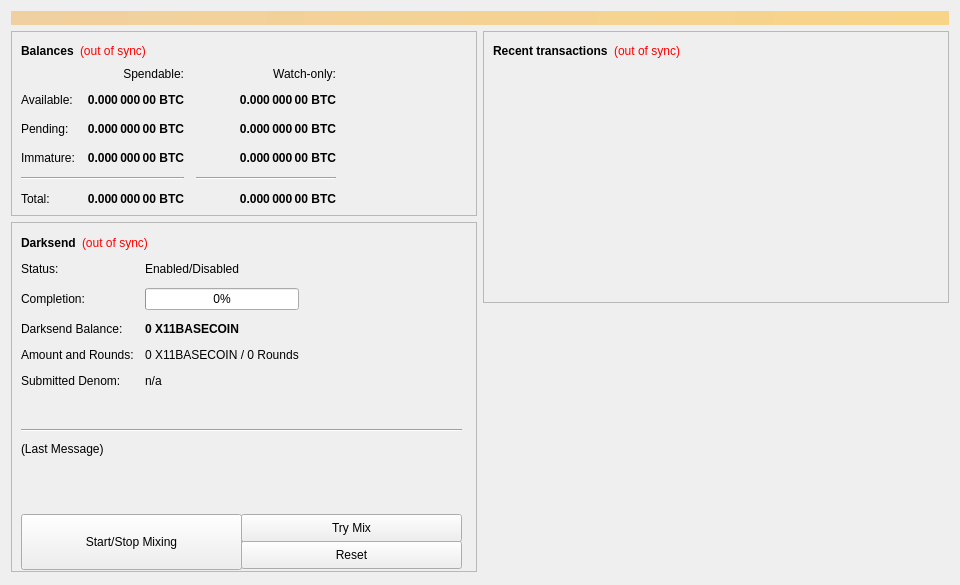
<?xml version="1.0" encoding="UTF-8"?>
<ui version="4.0">
 <class>OverviewPage</class>
 <widget class="QWidget" name="OverviewPage">
  <property name="geometry">
   <rect>
    <x>0</x>
    <y>0</y>
    <width>960</width>
    <height>585</height>
   </rect>
  </property>
  <property name="minimumSize">
   <size>
    <width>960</width>
    <height>0</height>
   </size>
  </property>
  <property name="windowTitle">
   <string>Form</string>
  </property>
  <layout class="QVBoxLayout" name="topLayout">
   <item>
    <widget class="QLabel" name="labelAlerts">
     <property name="visible">
      <bool>false</bool>
     </property>
     <property name="styleSheet">
      <string notr="true">background-color: qlineargradient(x1: 0, y1: 0, x2: 1, y2: 0, stop:0 #F0D0A0, stop:1 #F8D488); color:#000000;</string>
     </property>
     <property name="wordWrap">
      <bool>true</bool>
     </property>
     <property name="margin">
      <number>3</number>
     </property>
    </widget>
   </item>
   <item>
    <layout class="QHBoxLayout" name="horizontalLayout" stretch="1,1">
     <item>
      <layout class="QVBoxLayout" name="verticalLayout_2">
       <item>
        <widget class="QFrame" name="frame">
         <property name="frameShape">
          <enum>QFrame::StyledPanel</enum>
         </property>
         <property name="frameShadow">
          <enum>QFrame::Raised</enum>
         </property>
         <layout class="QVBoxLayout" name="verticalLayout_4">
          <item>
           <layout class="QHBoxLayout" name="horizontalLayout_4">
            <item>
             <widget class="QLabel" name="label_5">
              <property name="font">
               <font>
                <weight>75</weight>
                <bold>true</bold>
               </font>
              </property>
              <property name="text">
               <string>Balances</string>
              </property>
             </widget>
            </item>
            <item>
             <widget class="QLabel" name="labelWalletStatus">
              <property name="cursor">
               <cursorShape>WhatsThisCursor</cursorShape>
              </property>
              <property name="toolTip">
               <string>The displayed information may be out of date. Your wallet automatically synchronizes with the X11BaseCoin network after a connection is established, but this process has not completed yet.</string>
              </property>
              <property name="styleSheet">
               <string notr="true">QLabel { color: red; }</string>
              </property>
              <property name="text">
               <string notr="true">(out of sync)</string>
              </property>
              <property name="alignment">
               <set>Qt::AlignLeading|Qt::AlignLeft|Qt::AlignVCenter</set>
              </property>
             </widget>
            </item>
            <item>
             <spacer name="horizontalSpacer_3">
              <property name="orientation">
               <enum>Qt::Horizontal</enum>
              </property>
              <property name="sizeHint" stdset="0">
               <size>
                <width>40</width>
                <height>20</height>
               </size>
              </property>
             </spacer>
            </item>
           </layout>
          </item>
          <item>
           <layout class="QGridLayout" name="gridLayout">
            <property name="spacing">
             <number>12</number>
            </property>
            <item row="2" column="2">
             <widget class="QLabel" name="labelWatchPending">
              <property name="font">
               <font>
                <weight>75</weight>
                <bold>true</bold>
               </font>
              </property>
              <property name="cursor">
               <cursorShape>IBeamCursor</cursorShape>
              </property>
              <property name="toolTip">
               <string>Unconfirmed transactions to watch-only addresses</string>
              </property>
              <property name="text">
               <string notr="true">0.000 000 00 BTC</string>
              </property>
              <property name="alignment">
               <set>Qt::AlignRight|Qt::AlignTrailing|Qt::AlignVCenter</set>
              </property>
              <property name="textInteractionFlags">
               <set>Qt::LinksAccessibleByMouse|Qt::TextSelectableByKeyboard|Qt::TextSelectableByMouse</set>
              </property>
             </widget>
            </item>
            <item row="2" column="1">
             <widget class="QLabel" name="labelUnconfirmed">
              <property name="font">
               <font>
                <weight>75</weight>
                <bold>true</bold>
               </font>
              </property>
              <property name="cursor">
               <cursorShape>IBeamCursor</cursorShape>
              </property>
              <property name="toolTip">
               <string>Total of transactions that have yet to be confirmed, and do not yet count toward the spendable balance</string>
              </property>
              <property name="text">
               <string notr="true">0.000 000 00 BTC</string>
              </property>
              <property name="alignment">
               <set>Qt::AlignRight|Qt::AlignTrailing|Qt::AlignVCenter</set>
              </property>
              <property name="textInteractionFlags">
               <set>Qt::LinksAccessibleByMouse|Qt::TextSelectableByKeyboard|Qt::TextSelectableByMouse</set>
              </property>
             </widget>
            </item>
            <item row="3" column="2">
             <widget class="QLabel" name="labelWatchImmature">
              <property name="font">
               <font>
                <weight>75</weight>
                <bold>true</bold>
               </font>
              </property>
              <property name="cursor">
               <cursorShape>IBeamCursor</cursorShape>
              </property>
              <property name="toolTip">
               <string>Mined balance in watch-only addresses that has not yet matured</string>
              </property>
              <property name="text">
               <string notr="true">0.000 000 00 BTC</string>
              </property>
              <property name="alignment">
               <set>Qt::AlignRight|Qt::AlignTrailing|Qt::AlignVCenter</set>
              </property>
              <property name="textInteractionFlags">
               <set>Qt::LinksAccessibleByMouse|Qt::TextSelectableByKeyboard|Qt::TextSelectableByMouse</set>
              </property>
             </widget>
            </item>
            <item row="4" column="0" colspan="2">
             <widget class="Line" name="lineSpendableBalance">
              <property name="orientation">
               <enum>Qt::Horizontal</enum>
              </property>
             </widget>
            </item>
            <item row="4" column="2">
             <widget class="Line" name="lineWatchBalance">
              <property name="sizePolicy">
               <sizepolicy hsizetype="Preferred" vsizetype="Fixed">
                <horstretch>0</horstretch>
                <verstretch>0</verstretch>
               </sizepolicy>
              </property>
              <property name="minimumSize">
               <size>
                <width>140</width>
                <height>0</height>
               </size>
              </property>
              <property name="orientation">
               <enum>Qt::Horizontal</enum>
              </property>
             </widget>
            </item>
            <item row="5" column="0">
             <widget class="QLabel" name="labelTotalText">
              <property name="text">
               <string>Total:</string>
              </property>
             </widget>
            </item>
            <item row="3" column="1">
             <widget class="QLabel" name="labelImmature">
              <property name="font">
               <font>
                <weight>75</weight>
                <bold>true</bold>
               </font>
              </property>
              <property name="cursor">
               <cursorShape>IBeamCursor</cursorShape>
              </property>
              <property name="toolTip">
               <string>Mined balance that has not yet matured</string>
              </property>
              <property name="text">
               <string notr="true">0.000 000 00 BTC</string>
              </property>
              <property name="alignment">
               <set>Qt::AlignRight|Qt::AlignTrailing|Qt::AlignVCenter</set>
              </property>
              <property name="textInteractionFlags">
               <set>Qt::LinksAccessibleByMouse|Qt::TextSelectableByKeyboard|Qt::TextSelectableByMouse</set>
              </property>
             </widget>
            </item>
            <item row="2" column="3">
             <spacer name="horizontalSpacer_2">
              <property name="orientation">
               <enum>Qt::Horizontal</enum>
              </property>
              <property name="sizeHint" stdset="0">
               <size>
                <width>40</width>
                <height>20</height>
               </size>
              </property>
             </spacer>
            </item>
            <item row="3" column="0">
             <widget class="QLabel" name="labelImmatureText">
              <property name="text">
               <string>Immature:</string>
              </property>
             </widget>
            </item>
            <item row="5" column="1">
             <widget class="QLabel" name="labelTotal">
              <property name="font">
               <font>
                <weight>75</weight>
                <bold>true</bold>
               </font>
              </property>
              <property name="cursor">
               <cursorShape>IBeamCursor</cursorShape>
              </property>
              <property name="toolTip">
               <string>Your current total balance</string>
              </property>
              <property name="text">
               <string notr="true">0.000 000 00 BTC</string>
              </property>
              <property name="alignment">
               <set>Qt::AlignRight|Qt::AlignTrailing|Qt::AlignVCenter</set>
              </property>
              <property name="textInteractionFlags">
               <set>Qt::LinksAccessibleByMouse|Qt::TextSelectableByKeyboard|Qt::TextSelectableByMouse</set>
              </property>
             </widget>
            </item>
            <item row="5" column="2">
             <widget class="QLabel" name="labelWatchTotal">
              <property name="font">
               <font>
                <weight>75</weight>
                <bold>true</bold>
               </font>
              </property>
              <property name="cursor">
               <cursorShape>IBeamCursor</cursorShape>
              </property>
              <property name="toolTip">
               <string>Current total balance in watch-only addresses</string>
              </property>
              <property name="text">
               <string notr="true">0.000 000 00 BTC</string>
              </property>
              <property name="alignment">
               <set>Qt::AlignRight|Qt::AlignTrailing|Qt::AlignVCenter</set>
              </property>
              <property name="textInteractionFlags">
               <set>Qt::LinksAccessibleByMouse|Qt::TextSelectableByKeyboard|Qt::TextSelectableByMouse</set>
              </property>
             </widget>
            </item>
            <item row="0" column="2">
             <widget class="QLabel" name="labelWatchonly">
              <property name="text">
               <string>Watch-only:</string>
              </property>
              <property name="alignment">
               <set>Qt::AlignRight|Qt::AlignTrailing|Qt::AlignVCenter</set>
              </property>
             </widget>
            </item>
            <item row="1" column="0">
             <widget class="QLabel" name="labelBalanceText">
              <property name="text">
               <string>Available:</string>
              </property>
             </widget>
            </item>
            <item row="1" column="1">
             <widget class="QLabel" name="labelBalance">
              <property name="font">
               <font>
                <weight>75</weight>
                <bold>true</bold>
               </font>
              </property>
              <property name="cursor">
               <cursorShape>IBeamCursor</cursorShape>
              </property>
              <property name="toolTip">
               <string>Your current spendable balance</string>
              </property>
              <property name="text">
               <string notr="true">0.000 000 00 BTC</string>
              </property>
              <property name="alignment">
               <set>Qt::AlignRight|Qt::AlignTrailing|Qt::AlignVCenter</set>
              </property>
              <property name="textInteractionFlags">
               <set>Qt::LinksAccessibleByMouse|Qt::TextSelectableByKeyboard|Qt::TextSelectableByMouse</set>
              </property>
             </widget>
            </item>
            <item row="1" column="2">
             <widget class="QLabel" name="labelWatchAvailable">
              <property name="font">
               <font>
                <weight>75</weight>
                <bold>true</bold>
               </font>
              </property>
              <property name="cursor">
               <cursorShape>IBeamCursor</cursorShape>
              </property>
              <property name="toolTip">
               <string>Your current balance in watch-only addresses</string>
              </property>
              <property name="text">
               <string notr="true">0.000 000 00 BTC</string>
              </property>
              <property name="alignment">
               <set>Qt::AlignRight|Qt::AlignTrailing|Qt::AlignVCenter</set>
              </property>
              <property name="textInteractionFlags">
               <set>Qt::LinksAccessibleByMouse|Qt::TextSelectableByKeyboard|Qt::TextSelectableByMouse</set>
              </property>
             </widget>
            </item>
            <item row="2" column="0">
             <widget class="QLabel" name="labelPendingText">
              <property name="text">
               <string>Pending:</string>
              </property>
             </widget>
            </item>
            <item row="0" column="1">
             <widget class="QLabel" name="labelSpendable">
              <property name="text">
               <string>Spendable:</string>
              </property>
              <property name="alignment">
               <set>Qt::AlignRight|Qt::AlignTrailing|Qt::AlignVCenter</set>
              </property>
             </widget>
            </item>
           </layout>
          </item>
         </layout>
        </widget>
       </item>
       <item>
        <widget class="QFrame" name="frameDarksend">
         <property name="minimumSize">
          <size>
           <width>0</width>
           <height>350</height>
          </size>
         </property>
         <property name="layoutDirection">
          <enum>Qt::LeftToRight</enum>
         </property>
         <property name="frameShape">
          <enum>QFrame::StyledPanel</enum>
         </property>
         <property name="frameShadow">
          <enum>QFrame::Raised</enum>
         </property>
         <widget class="QWidget" name="formLayoutWidget">
          <property name="geometry">
           <rect>
            <x>10</x>
            <y>40</y>
            <width>451</width>
            <height>161</height>
           </rect>
          </property>
          <layout class="QFormLayout" name="formLayout">
           <property name="fieldGrowthPolicy">
            <enum>QFormLayout::AllNonFixedFieldsGrow</enum>
           </property>
           <property name="horizontalSpacing">
            <number>11</number>
           </property>
           <property name="verticalSpacing">
            <number>12</number>
           </property>
           <item row="0" column="0">
            <widget class="QLabel" name="label_6">
             <property name="text">
              <string>Status:</string>
             </property>
            </widget>
           </item>
           <item row="1" column="0">
            <widget class="QLabel" name="label_7">
             <property name="text">
              <string>Completion:</string>
             </property>
            </widget>
           </item>
           <item row="1" column="1">
            <widget class="QProgressBar" name="darksendProgress">
             <property name="maximumSize">
              <size>
               <width>154</width>
               <height>16777215</height>
              </size>
             </property>
             <property name="value">
              <number>0</number>
             </property>
            </widget>
           </item>
           <item row="2" column="0">
            <widget class="QLabel" name="labelAnonymizedText">
             <property name="text">
              <string>Darksend Balance:</string>
             </property>
            </widget>
           </item>
           <item row="2" column="1">
            <widget class="QLabel" name="labelAnonymized">
             <property name="font">
              <font>
               <weight>75</weight>
               <bold>true</bold>
              </font>
             </property>
             <property name="text">
              <string notr="true">0 X11BASECOIN</string>
             </property>
            </widget>
           </item>
           <item row="3" column="0">
            <widget class="QLabel" name="label_8">
             <property name="text">
              <string>Amount and Rounds:</string>
             </property>
            </widget>
           </item>
           <item row="3" column="1">
            <widget class="QLabel" name="labelAmountRounds">
             <property name="text">
              <string>0 X11BASECOIN / 0 Rounds</string>
             </property>
            </widget>
           </item>
           <item row="4" column="0">
            <widget class="QLabel" name="label_9">
             <property name="text">
              <string>Submitted Denom:</string>
             </property>
            </widget>
           </item>
           <item row="4" column="1">
            <widget class="QLabel" name="labelSubmittedDenom">
             <property name="toolTip">
              <string>The denominations you submitted to the Masternode.&lt;br&gt;To mix, other users must submit the exact same denominations.</string>
             </property>
             <property name="text">
              <string>n/a</string>
             </property>
            </widget>
           </item>
           <item row="0" column="1">
            <widget class="QLabel" name="darksendEnabled">
             <property name="text">
              <string>Enabled/Disabled</string>
             </property>
            </widget>
           </item>
          </layout>
         </widget>
         <widget class="QPushButton" name="runAutoDenom">
          <property name="geometry">
           <rect>
            <x>251</x>
            <y>17</y>
            <width>1</width>
            <height>1</height>
           </rect>
          </property>
          <property name="palette">
           <palette>
            <active>
             <colorrole role="WindowText">
              <brush brushstyle="SolidPattern">
               <color alpha="255">
                <red>0</red>
                <green>0</green>
                <blue>0</blue>
               </color>
              </brush>
             </colorrole>
             <colorrole role="Button">
              <brush brushstyle="SolidPattern">
               <color alpha="255">
                <red>239</red>
                <green>238</green>
                <blue>238</blue>
               </color>
              </brush>
             </colorrole>
             <colorrole role="Light">
              <brush brushstyle="SolidPattern">
               <color alpha="255">
                <red>255</red>
                <green>255</green>
                <blue>255</blue>
               </color>
              </brush>
             </colorrole>
             <colorrole role="Midlight">
              <brush brushstyle="SolidPattern">
               <color alpha="255">
                <red>247</red>
                <green>246</green>
                <blue>246</blue>
               </color>
              </brush>
             </colorrole>
             <colorrole role="Dark">
              <brush brushstyle="SolidPattern">
               <color alpha="255">
                <red>119</red>
                <green>119</green>
                <blue>119</blue>
               </color>
              </brush>
             </colorrole>
             <colorrole role="Mid">
              <brush brushstyle="SolidPattern">
               <color alpha="255">
                <red>159</red>
                <green>159</green>
                <blue>159</blue>
               </color>
              </brush>
             </colorrole>
             <colorrole role="Text">
              <brush brushstyle="SolidPattern">
               <color alpha="255">
                <red>0</red>
                <green>0</green>
                <blue>0</blue>
               </color>
              </brush>
             </colorrole>
             <colorrole role="BrightText">
              <brush brushstyle="SolidPattern">
               <color alpha="255">
                <red>255</red>
                <green>255</green>
                <blue>255</blue>
               </color>
              </brush>
             </colorrole>
             <colorrole role="ButtonText">
              <brush brushstyle="SolidPattern">
               <color alpha="255">
                <red>0</red>
                <green>0</green>
                <blue>0</blue>
               </color>
              </brush>
             </colorrole>
             <colorrole role="Base">
              <brush brushstyle="SolidPattern">
               <color alpha="255">
                <red>255</red>
                <green>255</green>
                <blue>255</blue>
               </color>
              </brush>
             </colorrole>
             <colorrole role="Window">
              <brush brushstyle="SolidPattern">
               <color alpha="255">
                <red>239</red>
                <green>238</green>
                <blue>238</blue>
               </color>
              </brush>
             </colorrole>
             <colorrole role="Shadow">
              <brush brushstyle="SolidPattern">
               <color alpha="255">
                <red>0</red>
                <green>0</green>
                <blue>0</blue>
               </color>
              </brush>
             </colorrole>
             <colorrole role="AlternateBase">
              <brush brushstyle="SolidPattern">
               <color alpha="255">
                <red>247</red>
                <green>246</green>
                <blue>246</blue>
               </color>
              </brush>
             </colorrole>
             <colorrole role="ToolTipBase">
              <brush brushstyle="SolidPattern">
               <color alpha="255">
                <red>255</red>
                <green>255</green>
                <blue>220</blue>
               </color>
              </brush>
             </colorrole>
             <colorrole role="ToolTipText">
              <brush brushstyle="SolidPattern">
               <color alpha="255">
                <red>0</red>
                <green>0</green>
                <blue>0</blue>
               </color>
              </brush>
             </colorrole>
            </active>
            <inactive>
             <colorrole role="WindowText">
              <brush brushstyle="SolidPattern">
               <color alpha="255">
                <red>0</red>
                <green>0</green>
                <blue>0</blue>
               </color>
              </brush>
             </colorrole>
             <colorrole role="Button">
              <brush brushstyle="SolidPattern">
               <color alpha="255">
                <red>239</red>
                <green>238</green>
                <blue>238</blue>
               </color>
              </brush>
             </colorrole>
             <colorrole role="Light">
              <brush brushstyle="SolidPattern">
               <color alpha="255">
                <red>255</red>
                <green>255</green>
                <blue>255</blue>
               </color>
              </brush>
             </colorrole>
             <colorrole role="Midlight">
              <brush brushstyle="SolidPattern">
               <color alpha="255">
                <red>247</red>
                <green>246</green>
                <blue>246</blue>
               </color>
              </brush>
             </colorrole>
             <colorrole role="Dark">
              <brush brushstyle="SolidPattern">
               <color alpha="255">
                <red>119</red>
                <green>119</green>
                <blue>119</blue>
               </color>
              </brush>
             </colorrole>
             <colorrole role="Mid">
              <brush brushstyle="SolidPattern">
               <color alpha="255">
                <red>159</red>
                <green>159</green>
                <blue>159</blue>
               </color>
              </brush>
             </colorrole>
             <colorrole role="Text">
              <brush brushstyle="SolidPattern">
               <color alpha="255">
                <red>0</red>
                <green>0</green>
                <blue>0</blue>
               </color>
              </brush>
             </colorrole>
             <colorrole role="BrightText">
              <brush brushstyle="SolidPattern">
               <color alpha="255">
                <red>255</red>
                <green>255</green>
                <blue>255</blue>
               </color>
              </brush>
             </colorrole>
             <colorrole role="ButtonText">
              <brush brushstyle="SolidPattern">
               <color alpha="255">
                <red>0</red>
                <green>0</green>
                <blue>0</blue>
               </color>
              </brush>
             </colorrole>
             <colorrole role="Base">
              <brush brushstyle="SolidPattern">
               <color alpha="255">
                <red>255</red>
                <green>255</green>
                <blue>255</blue>
               </color>
              </brush>
             </colorrole>
             <colorrole role="Window">
              <brush brushstyle="SolidPattern">
               <color alpha="255">
                <red>239</red>
                <green>238</green>
                <blue>238</blue>
               </color>
              </brush>
             </colorrole>
             <colorrole role="Shadow">
              <brush brushstyle="SolidPattern">
               <color alpha="255">
                <red>0</red>
                <green>0</green>
                <blue>0</blue>
               </color>
              </brush>
             </colorrole>
             <colorrole role="AlternateBase">
              <brush brushstyle="SolidPattern">
               <color alpha="255">
                <red>247</red>
                <green>246</green>
                <blue>246</blue>
               </color>
              </brush>
             </colorrole>
             <colorrole role="ToolTipBase">
              <brush brushstyle="SolidPattern">
               <color alpha="255">
                <red>255</red>
                <green>255</green>
                <blue>220</blue>
               </color>
              </brush>
             </colorrole>
             <colorrole role="ToolTipText">
              <brush brushstyle="SolidPattern">
               <color alpha="255">
                <red>0</red>
                <green>0</green>
                <blue>0</blue>
               </color>
              </brush>
             </colorrole>
            </inactive>
            <disabled>
             <colorrole role="WindowText">
              <brush brushstyle="SolidPattern">
               <color alpha="255">
                <red>119</red>
                <green>119</green>
                <blue>119</blue>
               </color>
              </brush>
             </colorrole>
             <colorrole role="Button">
              <brush brushstyle="SolidPattern">
               <color alpha="255">
                <red>239</red>
                <green>238</green>
                <blue>238</blue>
               </color>
              </brush>
             </colorrole>
             <colorrole role="Light">
              <brush brushstyle="SolidPattern">
               <color alpha="255">
                <red>255</red>
                <green>255</green>
                <blue>255</blue>
               </color>
              </brush>
             </colorrole>
             <colorrole role="Midlight">
              <brush brushstyle="SolidPattern">
               <color alpha="255">
                <red>247</red>
                <green>246</green>
                <blue>246</blue>
               </color>
              </brush>
             </colorrole>
             <colorrole role="Dark">
              <brush brushstyle="SolidPattern">
               <color alpha="255">
                <red>119</red>
                <green>119</green>
                <blue>119</blue>
               </color>
              </brush>
             </colorrole>
             <colorrole role="Mid">
              <brush brushstyle="SolidPattern">
               <color alpha="255">
                <red>159</red>
                <green>159</green>
                <blue>159</blue>
               </color>
              </brush>
             </colorrole>
             <colorrole role="Text">
              <brush brushstyle="SolidPattern">
               <color alpha="255">
                <red>119</red>
                <green>119</green>
                <blue>119</blue>
               </color>
              </brush>
             </colorrole>
             <colorrole role="BrightText">
              <brush brushstyle="SolidPattern">
               <color alpha="255">
                <red>255</red>
                <green>255</green>
                <blue>255</blue>
               </color>
              </brush>
             </colorrole>
             <colorrole role="ButtonText">
              <brush brushstyle="SolidPattern">
               <color alpha="255">
                <red>119</red>
                <green>119</green>
                <blue>119</blue>
               </color>
              </brush>
             </colorrole>
             <colorrole role="Base">
              <brush brushstyle="SolidPattern">
               <color alpha="255">
                <red>239</red>
                <green>238</green>
                <blue>238</blue>
               </color>
              </brush>
             </colorrole>
             <colorrole role="Window">
              <brush brushstyle="SolidPattern">
               <color alpha="255">
                <red>239</red>
                <green>238</green>
                <blue>238</blue>
               </color>
              </brush>
             </colorrole>
             <colorrole role="Shadow">
              <brush brushstyle="SolidPattern">
               <color alpha="255">
                <red>0</red>
                <green>0</green>
                <blue>0</blue>
               </color>
              </brush>
             </colorrole>
             <colorrole role="AlternateBase">
              <brush brushstyle="SolidPattern">
               <color alpha="255">
                <red>239</red>
                <green>238</green>
                <blue>238</blue>
               </color>
              </brush>
             </colorrole>
             <colorrole role="ToolTipBase">
              <brush brushstyle="SolidPattern">
               <color alpha="255">
                <red>255</red>
                <green>255</green>
                <blue>220</blue>
               </color>
              </brush>
             </colorrole>
             <colorrole role="ToolTipText">
              <brush brushstyle="SolidPattern">
               <color alpha="255">
                <red>0</red>
                <green>0</green>
                <blue>0</blue>
               </color>
              </brush>
             </colorrole>
            </disabled>
           </palette>
          </property>
          <property name="focusPolicy">
           <enum>Qt::NoFocus</enum>
          </property>
          <property name="autoFillBackground">
           <bool>true</bool>
          </property>
          <property name="text">
           <string/>
          </property>
          <property name="flat">
           <bool>true</bool>
          </property>
         </widget>
         <widget class="QPushButton" name="toggleDarksend">
          <property name="geometry">
           <rect>
            <x>10</x>
            <y>292</y>
            <width>221</width>
            <height>56</height>
           </rect>
          </property>
          <property name="sizePolicy">
           <sizepolicy hsizetype="MinimumExpanding" vsizetype="Fixed">
            <horstretch>0</horstretch>
            <verstretch>0</verstretch>
           </sizepolicy>
          </property>
          <property name="text">
           <string>Start/Stop Mixing</string>
          </property>
         </widget>
         <widget class="Line" name="lineLastMessage">
          <property name="geometry">
           <rect>
            <x>10</x>
            <y>200</y>
            <width>441</width>
            <height>16</height>
           </rect>
          </property>
          <property name="orientation">
           <enum>Qt::Horizontal</enum>
          </property>
         </widget>
         <widget class="QLabel" name="darksendStatus">
          <property name="geometry">
           <rect>
            <x>10</x>
            <y>220</y>
            <width>451</width>
            <height>61</height>
           </rect>
          </property>
          <property name="minimumSize">
           <size>
            <width>288</width>
            <height>43</height>
           </size>
          </property>
          <property name="text">
           <string>(Last Message)</string>
          </property>
          <property name="alignment">
           <set>Qt::AlignLeading|Qt::AlignLeft|Qt::AlignTop</set>
          </property>
          <property name="wordWrap">
           <bool>true</bool>
          </property>
         </widget>
         <widget class="QPushButton" name="darksendAuto">
          <property name="geometry">
           <rect>
            <x>230</x>
            <y>292</y>
            <width>221</width>
            <height>28</height>
           </rect>
          </property>
          <property name="sizePolicy">
           <sizepolicy hsizetype="MinimumExpanding" vsizetype="Fixed">
            <horstretch>0</horstretch>
            <verstretch>0</verstretch>
           </sizepolicy>
          </property>
          <property name="toolTip">
           <string>Try to manually submit a Darksend request.</string>
          </property>
          <property name="text">
           <string>Try Mix</string>
          </property>
         </widget>
         <widget class="QPushButton" name="darksendReset">
          <property name="geometry">
           <rect>
            <x>230</x>
            <y>319</y>
            <width>221</width>
            <height>28</height>
           </rect>
          </property>
          <property name="sizePolicy">
           <sizepolicy hsizetype="MinimumExpanding" vsizetype="Fixed">
            <horstretch>0</horstretch>
            <verstretch>0</verstretch>
           </sizepolicy>
          </property>
          <property name="toolTip">
           <string>Reset the current status of Darksend (can interrupt Darksend if it's in the process of Mixing, which can cost you money!)</string>
          </property>
          <property name="autoFillBackground">
           <bool>false</bool>
          </property>
          <property name="text">
           <string>Reset</string>
          </property>
         </widget>
         <widget class="QWidget" name="layoutWidget">
          <property name="geometry">
           <rect>
            <x>10</x>
            <y>10</y>
            <width>431</width>
            <height>22</height>
           </rect>
          </property>
          <layout class="QHBoxLayout" name="horizontalLayout_5">
           <item>
            <widget class="QLabel" name="label_2">
             <property name="font">
              <font>
               <weight>75</weight>
               <bold>true</bold>
              </font>
             </property>
             <property name="text">
              <string>Darksend</string>
             </property>
            </widget>
           </item>
           <item>
            <widget class="QLabel" name="labelDarksendSyncStatus">
             <property name="toolTip">
              <string>The displayed information may be out of date. Your wallet automatically synchronizes with the X11BaseCoin network after a connection is established, but this process has not completed yet.</string>
             </property>
             <property name="styleSheet">
              <string notr="true">QLabel { color: red; }</string>
             </property>
             <property name="text">
              <string notr="true">(out of sync)</string>
             </property>
             <property name="alignment">
              <set>Qt::AlignLeading|Qt::AlignLeft|Qt::AlignVCenter</set>
             </property>
            </widget>
           </item>
           <item>
            <spacer name="horizontalSpacer_4">
             <property name="orientation">
              <enum>Qt::Horizontal</enum>
             </property>
             <property name="sizeHint" stdset="0">
              <size>
               <width>40</width>
               <height>20</height>
              </size>
             </property>
            </spacer>
           </item>
          </layout>
         </widget>
        </widget>
       </item>
       <item>
        <spacer name="verticalSpacer">
         <property name="orientation">
          <enum>Qt::Vertical</enum>
         </property>
         <property name="sizeHint" stdset="0">
          <size>
           <width>20</width>
           <height>40</height>
          </size>
         </property>
        </spacer>
       </item>
      </layout>
     </item>
     <item>
      <layout class="QVBoxLayout" name="verticalLayout_3">
       <item>
        <widget class="QFrame" name="frame_2">
         <property name="frameShape">
          <enum>QFrame::StyledPanel</enum>
         </property>
         <property name="frameShadow">
          <enum>QFrame::Raised</enum>
         </property>
         <layout class="QVBoxLayout" name="verticalLayout">
          <item>
           <layout class="QHBoxLayout" name="horizontalLayout_2">
            <item>
             <widget class="QLabel" name="label_4">
              <property name="font">
               <font>
                <weight>75</weight>
                <bold>true</bold>
               </font>
              </property>
              <property name="text">
               <string>Recent transactions</string>
              </property>
             </widget>
            </item>
            <item>
             <widget class="QLabel" name="labelTransactionsStatus">
              <property name="cursor">
               <cursorShape>WhatsThisCursor</cursorShape>
              </property>
              <property name="toolTip">
               <string>The displayed information may be out of date. Your wallet automatically synchronizes with the X11BaseCoin network after a connection is established, but this process has not completed yet.</string>
              </property>
              <property name="styleSheet">
               <string notr="true">QLabel { color: red; }</string>
              </property>
              <property name="text">
               <string notr="true">(out of sync)</string>
              </property>
              <property name="alignment">
               <set>Qt::AlignRight|Qt::AlignTrailing|Qt::AlignVCenter</set>
              </property>
             </widget>
            </item>
            <item>
             <spacer name="horizontalSpacer">
              <property name="orientation">
               <enum>Qt::Horizontal</enum>
              </property>
              <property name="sizeHint" stdset="0">
               <size>
                <width>40</width>
                <height>20</height>
               </size>
              </property>
             </spacer>
            </item>
           </layout>
          </item>
          <item>
           <widget class="QListView" name="listTransactions">
            <property name="styleSheet">
             <string notr="true">QListView { background: transparent; }</string>
            </property>
            <property name="frameShape">
             <enum>QFrame::NoFrame</enum>
            </property>
            <property name="verticalScrollBarPolicy">
             <enum>Qt::ScrollBarAlwaysOff</enum>
            </property>
            <property name="horizontalScrollBarPolicy">
             <enum>Qt::ScrollBarAlwaysOff</enum>
            </property>
            <property name="selectionMode">
             <enum>QAbstractItemView::NoSelection</enum>
            </property>
           </widget>
          </item>
         </layout>
        </widget>
       </item>
       <item>
        <spacer name="verticalSpacer_2">
         <property name="orientation">
          <enum>Qt::Vertical</enum>
         </property>
         <property name="sizeHint" stdset="0">
          <size>
           <width>20</width>
           <height>40</height>
          </size>
         </property>
        </spacer>
       </item>
      </layout>
     </item>
    </layout>
   </item>
  </layout>
 </widget>
 <resources/>
 <connections/>
</ui>
